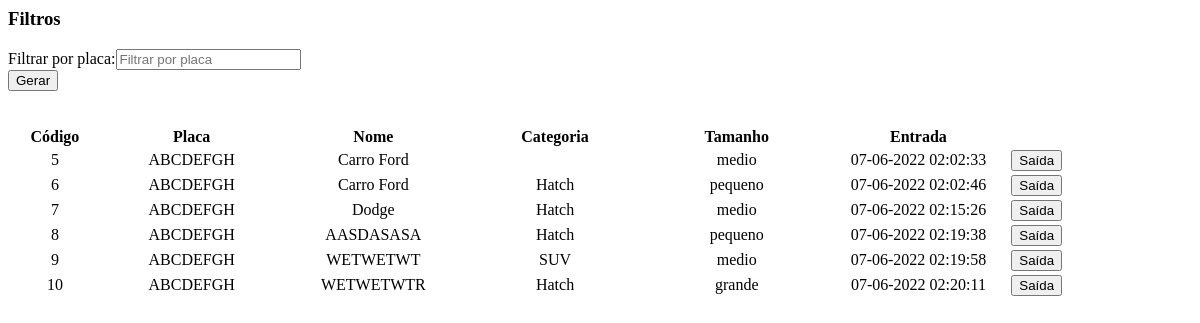
/saida-veiculo.php (signed in), run on an earlier commit of the app's database.
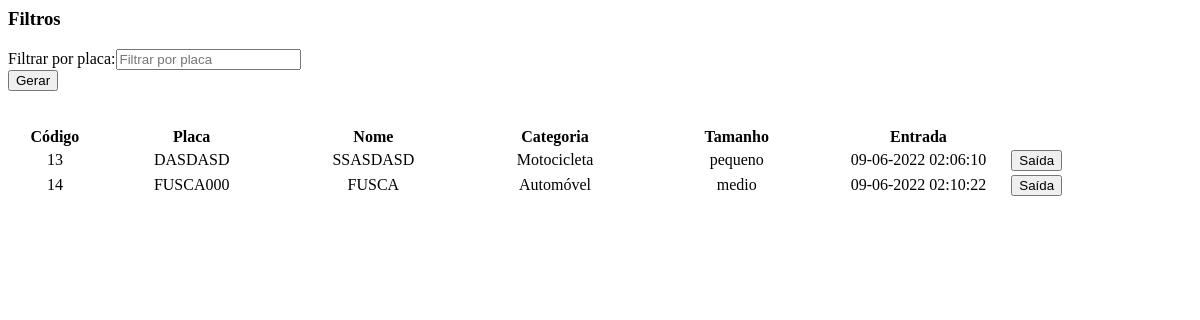
And on a later commit of the database.
### tables this page shows
CREATE TABLE `veiculos` (
  `id_veiculo` int(7) NOT NULL AUTO_INCREMENT,
  `placa` varchar(10) DEFAULT NULL,
  `nome_veiculo` varchar(30) DEFAULT NULL,
  `tamanho` varchar(10) DEFAULT NULL,
  `nome_categoria` varchar(50) DEFAULT NULL,
  `estacionado` varchar(5) DEFAULT NULL,
  `data_entrada` timestamp NOT NULL DEFAULT current_timestamp(),
  `data_saida` datetime DEFAULT NULL,
  PRIMARY KEY (`id_veiculo`)
);

### saida-veiculo.php (the view, shortened to what this page needs)
<head>
    <?php include('db/config.php');
    ?>
</head>
<section id="primeiro-bloco" class="display-column-flex">
    <?php
    if (empty(@$_GET['veiculo']) && is_null(@$_GET['veiculo'])) {
    ?>
        <form class="form" name="fmrpesquisa" id="frmpesquisa" method="POST">
            <div class="row">
                <h3>Filtros</h3>
                <div>
                    Filtrar por placa:<input type="text" name="placa" placeholder="Filtrar por placa" value="<?php echo @$_POST['placa'] ?>">
                </div>
                <div class="col-sm-1">
                    <input class="submit-button" type="submit" name="botao" value="Gerar">
                </div>
            </div><br>
        </form>
        <form method="post" action="saida-veiculo.php>">
            <table class="tabela-relatorio" align="CENTER">
                <tr>
                    <th width="5%">Código</th>
                    <th width="10%">Placa</th>
                    <th width="10%">Nome</th>
                    <th width="10%">Categoria</th>
                    <th width="10%">Tamanho</th>
                    <th width="10%">Entrada</th>
                </tr>
                <?php
                $query = "SELECT * FROM veiculos WHERE estacionado='sim'";
                @$placa = $_POST['placa'];
                if (true) $query .= ($placa ? " AND placa LIKE '%$placa%' " : "");
                $result = mysqli_query($con, $query);
                while ($coluna = mysqli_fetch_array($result)) {
                ?>
                    <tr>
                        <td width="5%" align="center"><?php echo $coluna['id_veiculo']; ?></td>
                        <td width="10%" align="center"><?php echo $coluna['placa']; ?></td>
                        <td width="10%" align="center"><?php echo $coluna['nome_veiculo']; ?></td>
                        <td width="10%" align="center"><?php echo $coluna['nome_categoria']; ?></td>
                        <td width="10%" align="center"><?php echo $coluna['tamanho']; ?></td>
                        <td width="10%" align="center"><?php $data_entrada = new DateTime($coluna['data_entrada']);
                                                        echo $data_entrada->format('d-m-Y H:i:s') . "<br>"; ?></td>
                        <td width="10%">
                            <a class="cor-link" href="saida-veiculo.php?placa=<?php echo @$coluna['placa']; ?>&veiculo=<?php echo @$coluna['id_veiculo']; ?>">
                                <input type="button" value="Saída" />
                            </a>
                        </td>
                    </tr>
                <?php
                }
            }
            ?>
</section>

What changed in the data, as far as the page shows it:
removed veiculos: id_veiculo "5", placa "ABCDEFGH", nome_veiculo "Carro Ford", tamanho "medio", data_entrada "07-06-2022 02:02:33"
removed veiculos: id_veiculo "6", placa "ABCDEFGH", nome_veiculo "Carro Ford", nome_categoria "Hatch", tamanho "pequeno", data_entrada "07-06-2022 02:02:46"
removed veiculos: id_veiculo "7", placa "ABCDEFGH", nome_veiculo "Dodge", nome_categoria "Hatch", tamanho "medio", data_entrada "07-06-2022 02:15:26"
removed veiculos: id_veiculo "8", placa "ABCDEFGH", nome_veiculo "AASDASASA", nome_categoria "Hatch", tamanho "pequeno", data_entrada "07-06-2022 02:19:38"
removed veiculos: id_veiculo "9", placa "ABCDEFGH", nome_veiculo "WETWETWT", nome_categoria "SUV", tamanho "medio", data_entrada "07-06-2022 02:19:58"
removed veiculos: id_veiculo "10", placa "ABCDEFGH", nome_veiculo "WETWETWTR", nome_categoria "Hatch", tamanho "grande", data_entrada "07-06-2022 02:20:11"
added veiculos: id_veiculo "13", placa "DASDASD", nome_veiculo "SSASDASD", nome_categoria "Motocicleta", tamanho "pequeno", data_entrada "09-06-2022 02:06:10"
added veiculos: id_veiculo "14", placa "FUSCA000", nome_veiculo "FUSCA", nome_categoria "Automóvel", tamanho "medio", data_entrada "09-06-2022 02:10:22"
